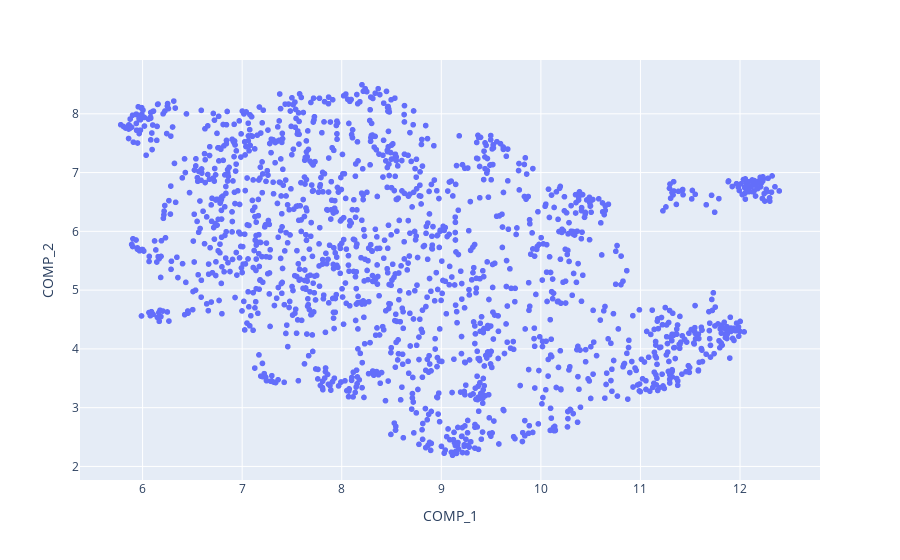

Source (notebook cell):
### Code cell
# Visualize the distribution of embeddings with a hover to see the tweets.
fig = px.scatter(
    subset_hs,
    x="COMP_1",
    y="COMP_2",
    hover_data=["Text_Processed"])
fig.show()

### Figure 1 — Plotly figure (JSON) as saved in the notebook; plotly's stock layout.template omitted (floating-point values rounded to 4 significant figures; data arrays with more than 128 entries replaced by an {"elided": "..."} marker saying what was removed)
{"data": [{"customdata": {"elided": "1643x1 str values"}, "hovertemplate": "COMP_1=%{x}<br>COMP_2=%{y}<br>Text_Processed=%{customdata[0]}<extra></extra>", "legendgroup": "", "marker": {"color": "#636efa", "symbol": "circle"}, "mode": "markers", "name": "", "showlegend": false, "type": "scattergl", "x": {"elided": "1643 float values"}, "xaxis": "x", "y": {"elided": "1643 float values"}, "yaxis": "y"}], "layout": {"legend": {"tracegroupgap": 0}, "margin": {"t": 60}, "xaxis": {"anchor": "y", "domain": [0, 1], "title": {"text": "COMP_1"}}, "yaxis": {"anchor": "x", "domain": [0, 1], "title": {"text": "COMP_2"}}}}
